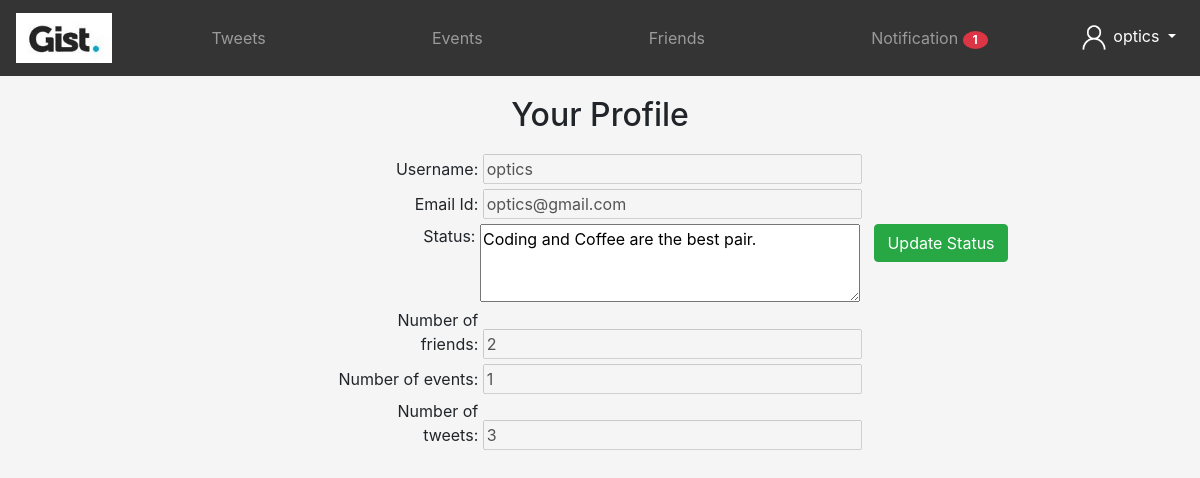
Screenshot of /profile (signed in) with the database file from the repository.
### tables this page shows
CREATE TABLE "Users" (
	"username"	TEXT,
	"email"	TEXT COLLATE UTF16CI,
	"password"	TEXT,
	"id"	INTEGER,
	"status"	TEXT DEFAULT NULL,
	"numFriends"	NUMERIC DEFAULT 0,
	"numEvents"	INTEGER DEFAULT 0,
	"numTweets"	INTEGER DEFAULT 0,
	"friends"	TEXT DEFAULT NULL
);

### main.py (the view)
@app.route('/profile')
def profile():
    if 'id' in session:
        username = session['username']
        updateNumEvents(username)
        updateNumFriends(username)
        updateNumTweets(username)
        data = fetchUser(session['username'])
        frndRequests = fetchFriendRequests(session['username'])
        if(len(frndRequests) > 0):
            return render_template('profile.html', username = session['username'], data = data[0], alert = len(frndRequests))
        return render_template('profile.html', username = session['username'], data = data[0])
    return redirect('home')

### pydb.py (called while the page is built)
def fetchUser(username):
    conn = sqlite3.connect('database.db')
    cur = conn.cursor()
    cur.execute("SELECT * FROM Users WHERE username = ?", (username,))
    row = cur.fetchall()
    conn.close()
    print(row)
    return row

def fetchFriendRequests(username):
    con = sqlite3.connect('database.db')
    cur = con.cursor()
    cur.execute("SELECT * FROM frequest WHERE toUser = ?", (username, ))
    row = cur.fetchall()
    con.close()
    return row

def updateNumEvents(username):
    con = sqlite3.connect('database.db')
    cur = con.cursor()
    cur.execute("SELECT * FROM events WHERE username = ?", (username,))
    row = cur.fetchall()
    number = len(row)
    con.execute("UPDATE Users SET numEvents = ? WHERE username = ?", (number, username))
    con.commit()
    con.close()

def updateNumTweets(username):
    con = sqlite3.connect('database.db')
    cur = con.cursor()
    cur.execute("SELECT * FROM tweets WHERE username = ?", (username,))
    row = cur.fetchall()
    number = len(row)
    con.execute("UPDATE Users SET numTweets = ? WHERE username = ?", (number, username))
    con.commit()
    con.close()

def updateNumFriends(username):
    con = sqlite3.connect('database.db')
    cur = con.cursor()
    cur.execute("SELECT * FROM Users WHERE username = ?", (username,))
    row = cur.fetchall()
    number = 0
    if(row[0][8] != None):
        l = row[0][8].split(',')
        number = len(l)
    con.execute("UPDATE Users SET numFriends = ? WHERE username = ?", (number, username))
    con.commit()
    con.close()

### templates/profile.html (shortened to what this page needs)
<!DOCTYPE html>
<html lang="en">
<head>
    <link rel="stylesheet" href="https://cdn.jsdelivr.net/npm/bootstrap@4.5.3/dist/css/bootstrap.min.css">
</head>
<body style="background-size: 250vh;  background-repeat: no-repeat; background-color: whitesmoke; background-position: center; background-attachment: fixed; overflow-x: hidden;">
  <nav class="navbar navbar-expand-md navbar-dark bg-blak sticky-top" style="background-color: rgba(52, 52, 52) !important;">
    <a class="navbar-brand text-white" href="/home"><img src="../static/assets/img/gist.jpg" height="50px"></a>
    <div class="collapse navbar-collapse" id="navmenu">
        <ul class="navbar-nav mx-auto">
            <li class="nav-item">
                <a href="/tweets" class="nav-link">
                    <center>
                        Tweets
                    </center>
                </a>
            </li>
        </ul>
        <ul class="navbar-nav mx-auto">
            <li class="nav-item">
                <a href="/events" class="nav-link">
                    <center>
                        Events
                    </center>
                </a>
        </ul>
        <ul class="navbar-nav mx-auto">
          <li class="nav-item">
              <a href="/friends" class="nav-link">
                  <center>
                      Friends
                  </center>
              </a>
          </li>
      </ul>
        <ul class="navbar-nav mx-auto">
          <li class="nav-item">
              <a href="/notifications" class="nav-link">
                  <center>
                      Notification {% if alert %}<span style="border-radius: 50%; width: 25px;" class="badge badge-danger">{{alert}}</span>{% endif %}
                  </center>
              </a>
          </li>
      </ul>
        <ul class="navbar-nav">
            <li class="nav-item dropdown text-center">
                <a class="nav-link dropdown-toggle text-white" href="#" id="navbarDropdown" role="button" data-toggle="dropdown" aria-haspopup="true" aria-expanded="false">
                    <img src="../static/assets/img/person.png" height="30px" width="30px">
                    {{session['username']}}
                </a>
            </li>
        </ul>
    </div>
</nav>
    <h2 style="text-align: center; margin-top: 20px; margin-bottom: 20px;">Your Profile</h2>
    <div class="text-center">
      <form action = '/statusupdate' method="POST">
          <label style="width: 140px; text-align: right;">Username: </label>
          <input size="32" type="text" value="{{data[0]}}" disabled>
          <br>
          <label style="width: 140px; text-align: right;">Email Id: </label>
          <input size="32" type="text" value="{{data[1]}}" disabled>
          <br>
          <label style="width: 283px; text-align: right; vertical-align: top;">Status: </label>
          <textarea name="status" cols="35" rows="3">{{data[4]}}</textarea>
          <button class="btn btn-success" type="submit" style="margin-left: 10px; vertical-align: top;">Update Status</button>
          <br>
          <label style="width: 140px; text-align: right;">Number of friends: </label>
          <input size="32" type="text" value="{{data[5]}}" disabled>
          <br>
          <label style="width: 140px; text-align: right;"> Number of events: </label>
          <input size="32" type="text" value="{{data[6]}}" disabled>
          <br>
          <label style="width: 140px; text-align: right;"> Number of tweets: </label>
          <input size="32" type="text" value="{{data[7]}}" disabled>
      </form>
    </div>
</body>
</html>

### rows the page displays
Users: username "optics", email "optics@gmail.com", status "Coding and Coffee are the best pair.", numFriends "2", numEvents "1", numTweets "3"

### other values shown
{{ alert }} "1"
{{ session['username'] }} "optics"
